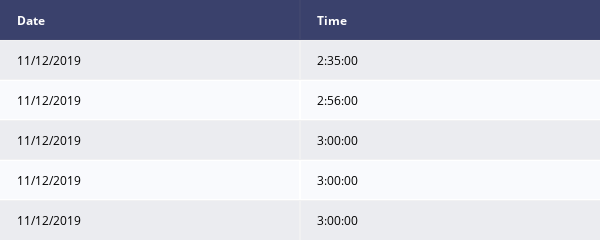

The code cell stored with this chart in its notebook:
### Code cell
data_time=pd.read_csv("date_points.csv")


table = ff.create_table(data_time.head(),height_constant=15)
table.layout.width=600
iplot(table, filename='simple_table')

### Figure 1 — Plotly figure (JSON) as saved in the notebook; plotly's stock layout.template omitted (floating-point values rounded to 4 significant figures)
{"data": [{"colorscale": [[0, "#00083e"], [0.5, "#ededee"], [1, "#ffffff"]], "hoverinfo": "none", "opacity": 0.75, "showscale": false, "type": "heatmap", "z": [[0, 0], [0.5, 0.5], [1, 1], [0.5, 0.5], [1, 1], [0.5, 0.5]]}], "layout": {"annotations": [{"align": "left", "font": {"color": "#ffffff"}, "showarrow": false, "text": "<b>Date</b>", "x": -0.45, "xanchor": "left", "xref": "x", "y": 0, "yref": "y"}, {"align": "left", "font": {"color": "#ffffff"}, "showarrow": false, "text": "<b>Time</b>", "x": 0.55, "xanchor": "left", "xref": "x", "y": 0, "yref": "y"}, {"align": "left", "font": {"color": "#000000"}, "showarrow": false, "text": "11/12/2019", "x": -0.45, "xanchor": "left", "xref": "x", "y": 1, "yref": "y"}, {"align": "left", "font": {"color": "#000000"}, "showarrow": false, "text": "2:35:00", "x": 0.55, "xanchor": "left", "xref": "x", "y": 1, "yref": "y"}, {"align": "left", "font": {"color": "#000000"}, "showarrow": false, "text": "11/12/2019", "x": -0.45, "xanchor": "left", "xref": "x", "y": 2, "yref": "y"}, {"align": "left", "font": {"color": "#000000"}, "showarrow": false, "text": "2:56:00", "x": 0.55, "xanchor": "left", "xref": "x", "y": 2, "yref": "y"}, {"align": "left", "font": {"color": "#000000"}, "showarrow": false, "text": "11/12/2019", "x": -0.45, "xanchor": "left", "xref": "x", "y": 3, "yref": "y"}, {"align": "left", "font": {"color": "#000000"}, "showarrow": false, "text": "3:00:00", "x": 0.55, "xanchor": "left", "xref": "x", "y": 3, "yref": "y"}, {"align": "left", "font": {"color": "#000000"}, "showarrow": false, "text": "11/12/2019", "x": -0.45, "xanchor": "left", "xref": "x", "y": 4, "yref": "y"}, {"align": "left", "font": {"color": "#000000"}, "showarrow": false, "text": "3:00:00", "x": 0.55, "xanchor": "left", "xref": "x", "y": 4, "yref": "y"}, {"align": "left", "font": {"color": "#000000"}, "showarrow": false, "text": "11/12/2019", "x": -0.45, "xanchor": "left", "xref": "x", "y": 5, "yref": "y"}, {"align": "left", "font": {"color": "#000000"}, "showarrow": false, "text": "3:00:00", "x": 0.55, "xanchor": "left", "xref": "x", "y": 5, "yref": "y"}], "height": 140, "margin": {"b": 0, "l": 0, "r": 0, "t": 0}, "width": 600, "xaxis": {"dtick": 1, "gridwidth": 2, "showticklabels": false, "tick0": -0.5, "ticks": "", "zeroline": false}, "yaxis": {"autorange": "reversed", "dtick": 1, "gridwidth": 2, "showticklabels": false, "tick0": 0.5, "ticks": "", "zeroline": false}}}
